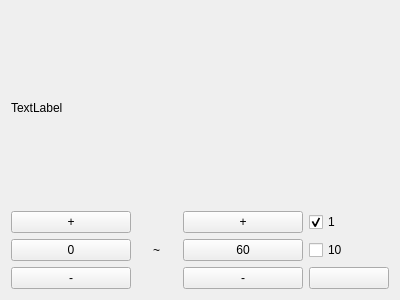
<?xml version="1.0" encoding="UTF-8"?>
<ui version="4.0">
 <class>SearchBoxWidget</class>
 <widget class="QWidget" name="SearchBoxWidget">
  <property name="geometry">
   <rect>
    <x>0</x>
    <y>0</y>
    <width>400</width>
    <height>300</height>
   </rect>
  </property>
  <property name="windowTitle">
   <string>Form</string>
  </property>
  <layout class="QVBoxLayout" name="verticalLayout_2">
   <item>
    <layout class="QVBoxLayout" name="verticalLayout" stretch="1,3">
     <item>
      <layout class="QHBoxLayout" name="horizontalLayout">
       <item>
        <widget class="CustomLabel" name="label">
         <property name="text">
          <string>TextLabel</string>
         </property>
        </widget>
       </item>
      </layout>
     </item>
     <item>
      <layout class="QGridLayout" name="gridLayout" columnstretch="3,1,3,2">
       <item row="0" column="0">
        <widget class="CustomPushButton" name="firstPlusButton">
         <property name="text">
          <string>+</string>
         </property>
        </widget>
       </item>
       <item row="1" column="2">
        <widget class="CustomPushButton" name="secondValueButton">
         <property name="text">
          <string>60</string>
         </property>
        </widget>
       </item>
       <item row="2" column="2">
        <widget class="CustomPushButton" name="secondMinusButton">
         <property name="text">
          <string>-</string>
         </property>
        </widget>
       </item>
       <item row="1" column="0">
        <widget class="CustomPushButton" name="firstValueButton">
         <property name="text">
          <string>0</string>
         </property>
        </widget>
       </item>
       <item row="1" column="1" alignment="Qt::AlignHCenter">
        <widget class="QLabel" name="label_2">
         <property name="text">
          <string>~</string>
         </property>
        </widget>
       </item>
       <item row="2" column="0">
        <widget class="CustomPushButton" name="firstMinusButton">
         <property name="text">
          <string>-</string>
         </property>
        </widget>
       </item>
       <item row="0" column="2">
        <widget class="CustomPushButton" name="secondPlusButton">
         <property name="text">
          <string>+</string>
         </property>
        </widget>
       </item>
       <item row="0" column="3">
        <widget class="CustomCheckBox" name="checkBox">
         <property name="text">
          <string>1</string>
         </property>
         <property name="checked">
          <bool>true</bool>
         </property>
        </widget>
       </item>
       <item row="1" column="3">
        <widget class="CustomCheckBox" name="checkBox_2">
         <property name="text">
          <string>10</string>
         </property>
        </widget>
       </item>
       <item row="2" column="3">
        <widget class="CustomPushButton" name="searchButton">
         <property name="text">
          <string/>
         </property>
        </widget>
       </item>
      </layout>
     </item>
    </layout>
   </item>
  </layout>
 </widget>
 <customwidgets>
  <customwidget>
   <class>CustomPushButton</class>
   <extends>QPushButton</extends>
   <header>CustomPushButton.h</header>
  </customwidget>
  <customwidget>
   <class>CustomLabel</class>
   <extends>QLabel</extends>
   <header>CustomLabel.h</header>
  </customwidget>
  <customwidget>
   <class>CustomCheckBox</class>
   <extends>QCheckBox</extends>
   <header>CustomCheckBox.h</header>
  </customwidget>
 </customwidgets>
 <resources/>
 <connections/>
</ui>
